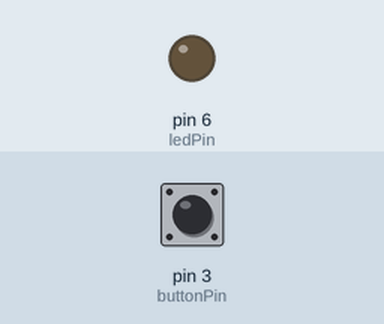
Bench run of a sketch on a simulated Arduino Uno, built with avr-gcc and run on an emulated ATmega328P. Shown: output pins drawn as LEDs (lit = HIGH). The test bench sets the inputs (shaded band); at power-on: pin 3 (buttonPin) LOW.

Above: at 1.2 s.
1.3 s: pin 3 (buttonPin) pulled HIGH for 0.15 s
At 1.37 s:
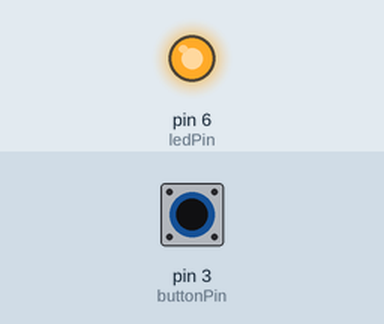
2.9 s: pin 3 (buttonPin) pulled HIGH for 3.2 s
At 7.1 s:
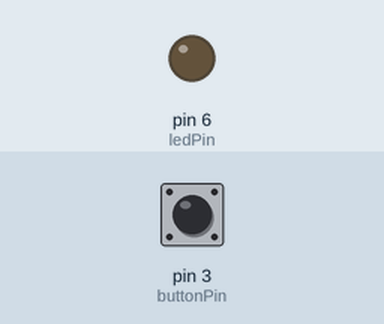
Timing chart, 0 to 8.6 s (numbered marks = the images above; inputs shaded):
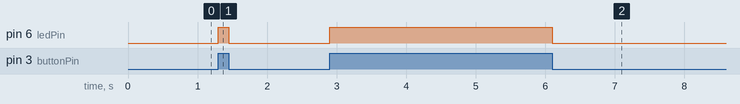

The sketch:

exercise1.ino
```cpp
/*
 * Exercise 1: A push-button hardware interrupt
 *
 * Program that controls an LED with a push button and interrupts.
 */

int ledPin = 6; // address of external LED (connected to digital pin 6)
int buttonPin = 3; // address of pushbutton (connected to digital pin 3)
int buttonState = LOW;

void setup() {
  pinMode(ledPin, OUTPUT);
  pinMode(buttonPin, INPUT);
  attachInterrupt(digitalPinToInterrupt(buttonPin), controlLED, CHANGE);
}

void loop() {
  delay(10);
}

void controlLED() {
  // read the state of the pushbutton value:
  buttonState = digitalRead(buttonPin);

  if (buttonState == HIGH) {
    // turn LED on:
    digitalWrite(ledPin, HIGH);
  } else {
    // turn LED off:
    digitalWrite(ledPin, LOW);
  }
}
```

Measured:
- after the input at 1.3 s, pin 6 (ledPin): LOW → HIGH at once, → LOW 0.15 s later
- after the input at 2.9 s, pin 6 (ledPin): LOW → HIGH at once, → LOW 3.2 s later
